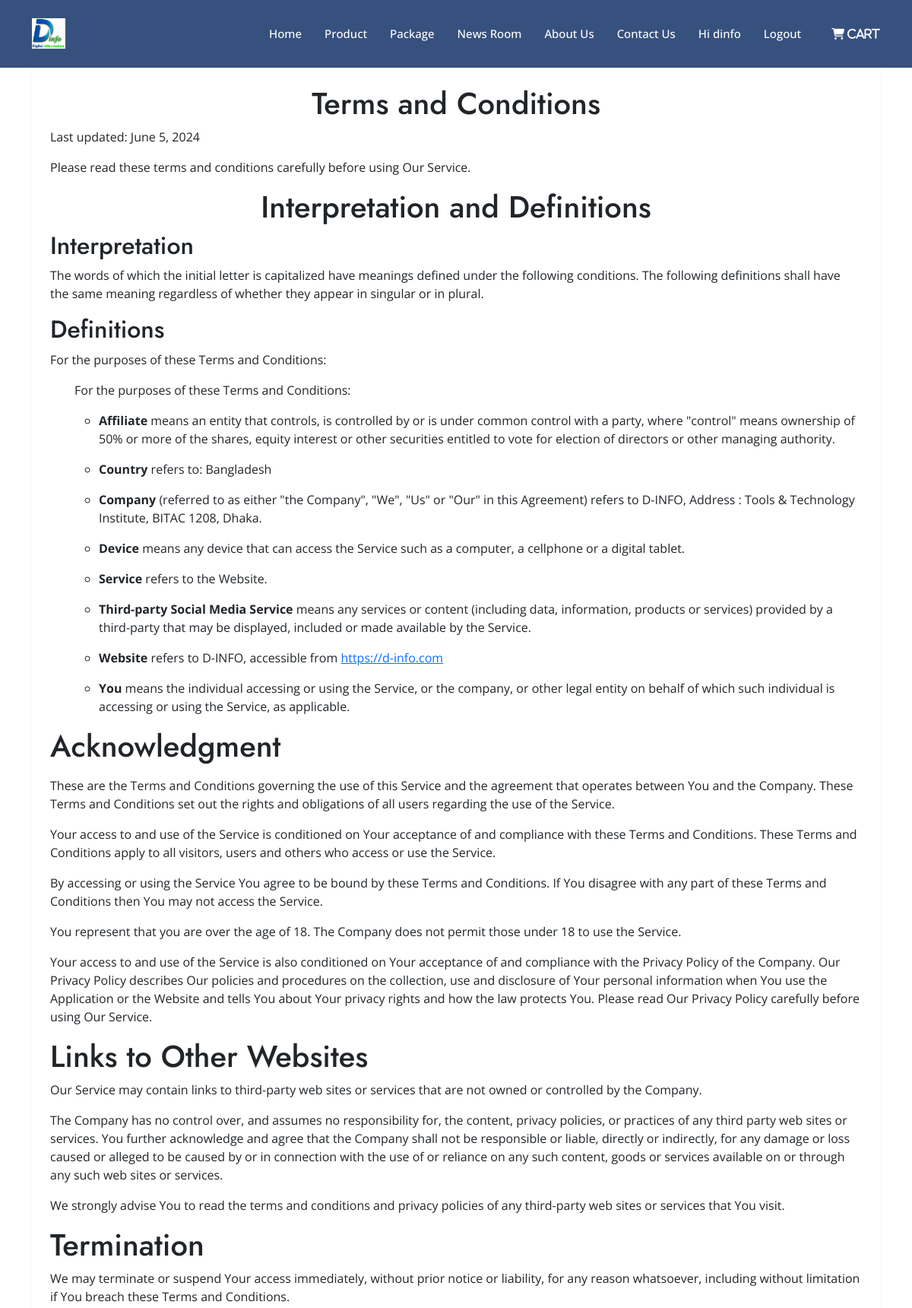
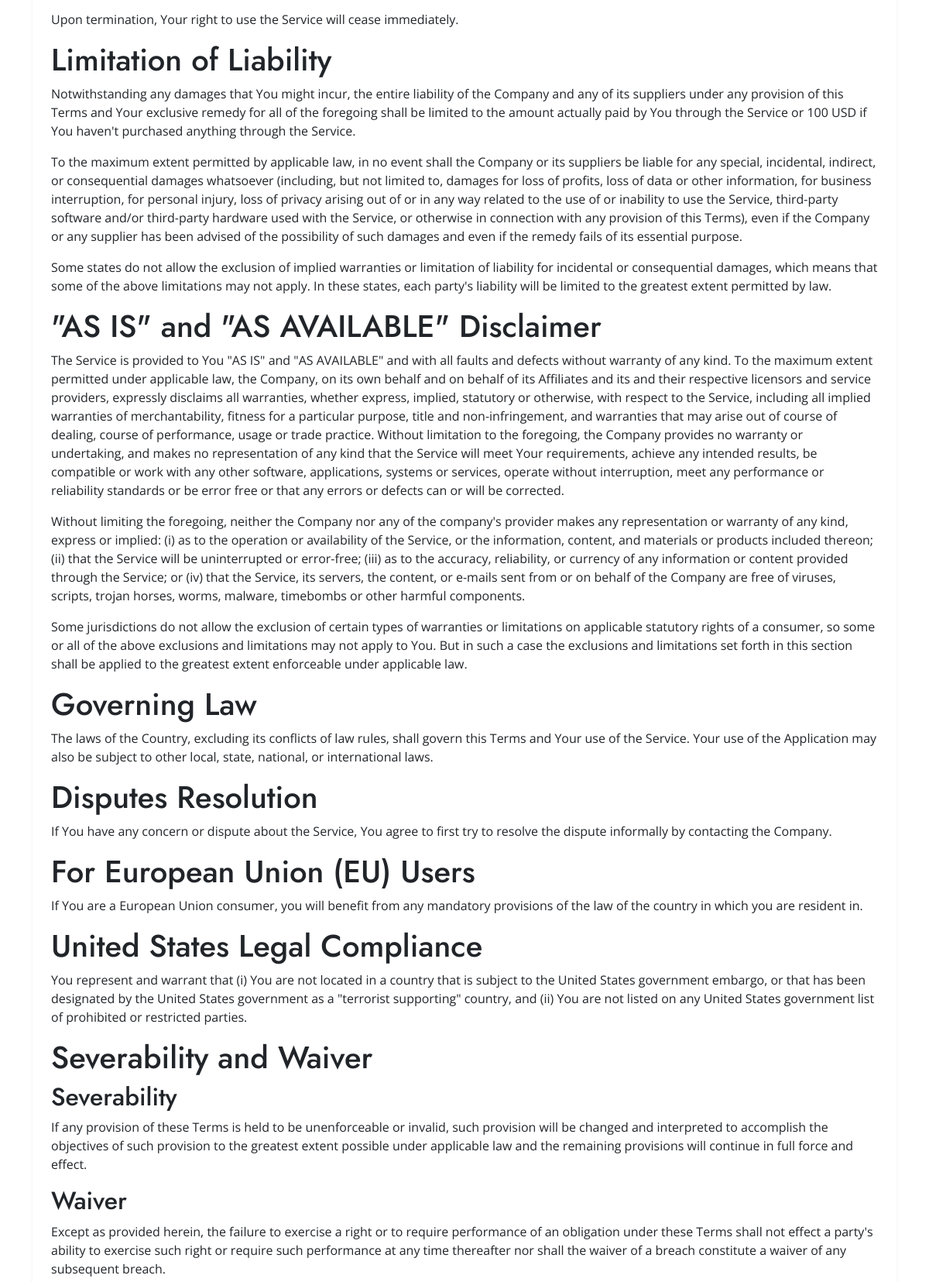
The page /termsCondition/ (signed in, upper part) on the database its author committed (2 pictures, top to bottom).
### TermsCondition/models.py (models this page shows, shortened)
class TermsAndCondition(models.Model):
    title = models.CharField(max_length=30)
    last_Updated = models.DateField(auto_now=True)
    interpretation = models.TextField()
    definitions = RichTextField()
    acknowledgment = RichTextField()
    others = RichTextField()

### TermsCondition/views.py (the view)
# urls.py: path('', views.TermsView.as_view(), name='terms'),
class TermsView(TemplateView):
    template_name = 'termsCondition.html'
    def get_context_data(self, **kwargs):
        context = super().get_context_data(**kwargs)
        context['terms'] = TermsAndCondition.objects.first()
        return context

### templates/termsCondition.html (shortened to what this page needs)
{% extends 'base.html' %}
{% load static %}
{% block content %}
    <section class="pt-4 mb-4">
        <div class="container text-center">
            <div class="row">
                <div class="col-lg-6 text-center text-lg-left">
                    <h1 class="fw-600 h4">Term Conditions Page</h1>
                </div>
                <div class="col-lg-6">
                    <ul class="breadcrumb bg-transparent p-0 justify-content-center justify-content-lg-end">
                        <li class="breadcrumb-item has-transition opacity-50 hov-opacity-100">
                            <a class="text-reset" href="https://shareinfobd.com">Home</a>
                        </li>
                        <li class="text-dark fw-600 breadcrumb-item">
                        </li>
                    </ul>
                </div>
            </div>
        </div>
    </section>
    <section class="mb-4">
        <div class="container">
            <div class="p-4 bg-white rounded shadow-sm overflow-hidden mw-100 text-left">
                <h1 class="text-center">Terms and Conditions</h1>
                <p>Last updated: {{terms.last_Updated}}</p>
                <p>Please read these terms and conditions carefully before using Our Service.</p>
                <h1 class="text-center">Interpretation and Definitions</h1>
                <h2>Interpretation</h2>
                <p>{{terms.interpretation}}</p>
               <h2>Definitions</h2>
                <p>For the purposes of these Terms and Conditions:</p>
                 <ul>{{terms.definitions | safe}}</ul>
                <h1>Acknowledgment</h1>
                <p>{{terms.acknowledgment | safe}}</p>
                  {{terms.others | safe}}
            </div>
        </div>
    </section>
{% endblock %}

### templates/header.html (shortened to what this page needs)
   {% load static %}
    <header id="header" class="fixed-top ">
        <div class="container d-flex align-items-center">
            <a href="{% url 'home' %}" class="logo me-auto"><img src="{% static 'images/logo.jpg' %}" alt="" class="img-fluid"></a>
            <nav id="navbar" class="navbar">
                <ul>
                    <li><a class="nav-link  active " href="{% url 'home' %}">Home</a></li>
                    <li><a class="nav-link" href="#products">Product</a></li>
                    <li><a class="nav-link " href="#package">Package</a></li>
                    <li><a class="nav-link " href="{% url 'news' %}">News Room</a></li>
                    <li><a class="nav-link " href="{% url 'about' %}">About Us</a></li>
                    <li><a class="nav-link " href="{% url 'contact' %}">Contact Us</a></li>
                    {% if request.user.is_authenticated %}
                    <li>
                    <a class="nav-link">Hi {{request.user.username}}</a>
                  </li>
                     <li>
                    <a class="nav-link" href="{% url 'logout' %}" class="nav-link">Logout</a>
                  </li>
                  {% else %}
                    <li><a class="getstarted" href="{% url 'login' %}">Get Started</a></li>
                  {% endif %}
                  {% if request.user.is_authenticated %}
                    <li><a href=""><i class="fa-solid fa-cart-shopping  cart"> Cart</i></a></li>
                  {% endif %}
                </ul>
            </nav>
        </div>
    </header>

### static/style.css (style rules this page uses)
html { scroll-behavior: smooth; }
body { font-family: "Open Sans", sans-serif; }
h1, h2, h3, h4, h5, h6 { font-family: "Jost", sans-serif; }
#header .logo img { max-height: 40px; }
#header { transition: all 0.5s; z-index: 997; padding: 15px 0; background: #37517e; }
.navbar ul { margin: 0; padding: 0; display: flex; list-style: none; align-items: center; }
.cart { color: white; padding-left: 10px; transition: .5s; }
.navbar ul a { text-decoration: none; }
.navbar a, .navbar a:focus { display: flex; align-items: center; justify-content: space-between; padding: 10px 0 10px 30px; font-size: 15px; font-weight: 500; color: #fff; white-space: nowrap; transition: 0.3s; }

### rows shown on the page
TermsAndCondition: last_Updated "June 5, 2024", interpretation "The words of which the initial letter is capitalized have meanings defined under the following conditions. The following definitions shall have the same meaning regardless of whether they appear in singular or in plural.", definitions "For the purposes of these Terms and Conditions: Affiliate means an entity that controls, is controlled by or is under common control with a party, where \"control\" means ownership of 50% or more of the shares, equity interest or other securities entitled to vote for election of directors or other managing authority. Country refers to: Bangladesh Company (referred to as either \"the Company\", \"We\", \"Us\" or \"Our\" in this Agreement) refers to D-INFO, Address : Tools & Technology Institute, BITAC 1208, Dhaka. Device means any device that can access the Service such as a computer, a cellphone or a digital tablet. Service refers to the Website. Third-party Social Media Service means any services or…", acknowledgment "These are the Terms and Conditions governing the use of this Service and the agreement that operates between You and the Company. These Terms and Conditions set out the rights and obligations of all users regarding the use of the Service. Your access to and use of the Service is conditioned on Your acceptance of and compliance with these Terms and Conditions. These Terms and Conditions apply to all visitors, users and others who access or use the Service. By accessing or using the Service You agree to be bound by these Terms and Conditions. If You disagree with any part of these Terms and Conditions then You may not access the Service. You represent that you are over the age of 18. The…", others "Links to Other Websites Our Service may contain links to third-party web sites or services that are not owned or controlled by the Company. The Company has no control over, and assumes no responsibility for, the content, privacy policies, or practices of any third party web sites or services. You further acknowledge and agree that the Company shall not be responsible or liable, directly or indirectly, for any damage or loss caused or alleged to be caused by or in connection with the use of or reliance on any such content, goods or services available on or through any such web sites or services. We strongly advise You to read the terms and conditions and privacy policies of any third-party…"

### other values the page prints
{{ request.user.username }} "dinfo"
